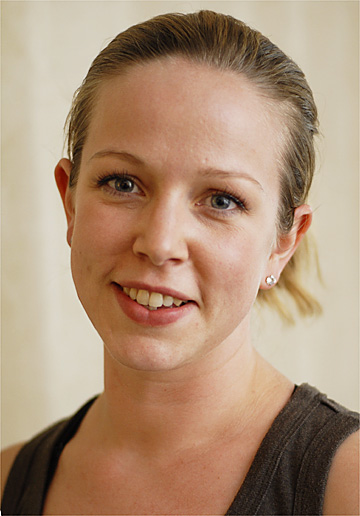
#> input picture Week 8/face.jpg, 360 x 516 px
$ python Page_34_Example.py
#> lines starting #> are read from the running program, lines starting #| are printed output that depends on the picture; after the words box and inside, x2 and y2 are one past the last pixel; in counts of white or black regions, pixels touching at a corner belong together
import cv2
import numpy as np

I = cv2.imread("face.jpg")
#> I is the input picture: shape (516, 360, 3); mean B, G, R 118.5, 143.6, 172.9
T = cv2.imread("groundTruth.png",0)
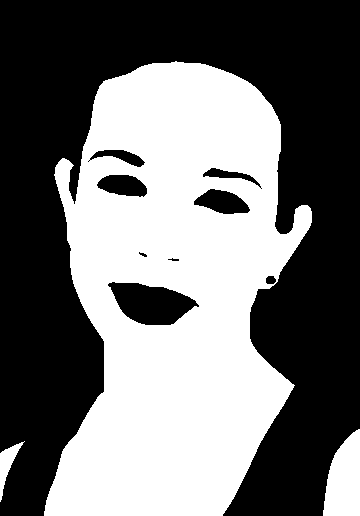
#> input picture Week 8/groundTruth.png, 360 x 516 px
#> T: shape (516, 360); 44.6% white; 3 white regions, box (x1, y1, x2, y2) and area: (44, 61, 312, 516) 79900, (323, 429, 360, 516) 2401, (0, 441, 25, 502) 491

YUV= cv2.cvtColor(I, cv2.COLOR_RGB2YCR_CB);
#> YUV: shape (516, 360, 3); mean of channels 0, 1, 2 139.5, 113, 146.8

U=YUV[:,:,1]
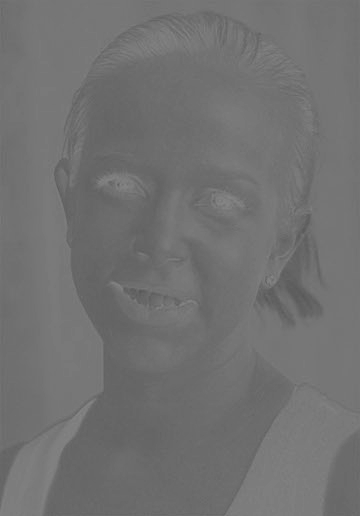
#> U: shape (516, 360); min 87, max 135, mean 113
V=YUV[:,:,2]
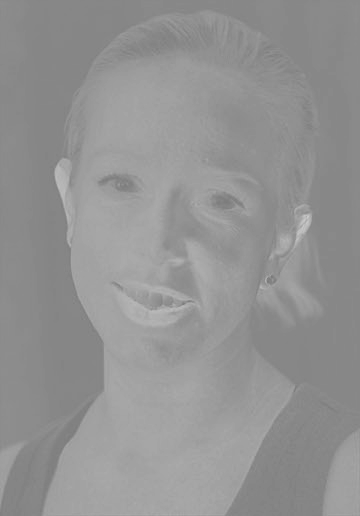
#> V: shape (516, 360); min 121, max 201, mean 146.8
R=I[:,:,2]
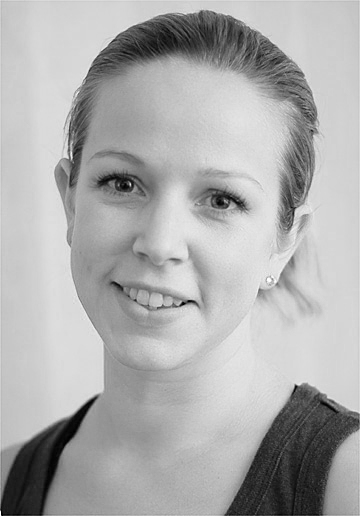
#> R: shape (516, 360); min 0, max 255, mean 172.9
G=I[:,:,1]
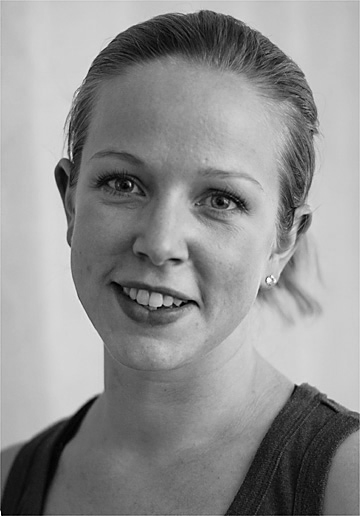
#> G: shape (516, 360); min 0, max 255, mean 143.6
B=I[:,:,0]
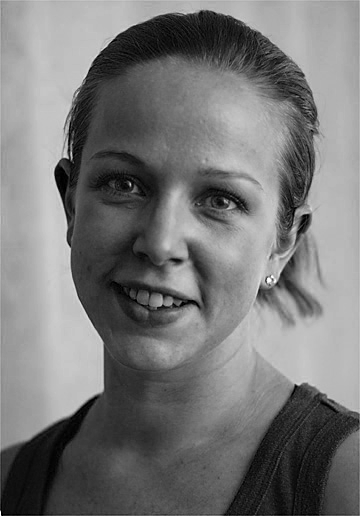
#> B: shape (516, 360); min 0, max 255, mean 118.5

rows,cols,planes=I.shape
#> rows = 516; cols = 360; planes = 3

# Al-Tairi et al.
skin=np.zeros([rows,cols],dtype=np.uint8)
ind=(80 < U)	& (U < 130) &	(136 < V)	& (V <= 200) & (V > U) & (R > 80) & (G > 30)	 & (B>15) & (abs(R-G) >	15)
#> ind: shape (516, 360) bool; 54.1% white; 174 black regions (151 under 20 px), largest, box (x1, y1, x2, y2) and area: (0, 0, 360, 516) 82109, (96, 173, 150, 196) 547, (208, 188, 245, 209) 429
skin[ind]=255

cv2.imshow('Image',I)
cv2.imshow('Ground Truth',T)
cv2.imshow('AL-Tairi',skin)


tpInd = (skin	==	255) &	(T	==	255)
#> tpInd: shape (516, 360) bool; 44.2% white; 14 white regions (11 under 20 px), largest, box (x1, y1, x2, y2) and area: (44, 61, 312, 516) 79226, (323, 429, 360, 516) 2401, (0, 441, 25, 502) 490
tnInd = (skin	==	0)	 &	(T	==	0)
#> tnInd: shape (516, 360) bool; 45.5% white; 143 white regions (123 under 20 px), largest, box (x1, y1, x2, y2) and area: (0, 0, 360, 516) 81810, (97, 175, 146, 196) 466, (208, 189, 245, 209) 417
fpInd = (skin	==	255) &	(T	==	0)
#> fpInd: shape (516, 360) bool; 9.9% white; 266 white regions (249 under 20 px), largest, box (x1, y1, x2, y2) and area: (64, 10, 320, 234) 10574, (252, 233, 324, 328) 2612, (108, 283, 198, 325) 2259
fnInd = (skin	==	0)	 &	(T	==	255)
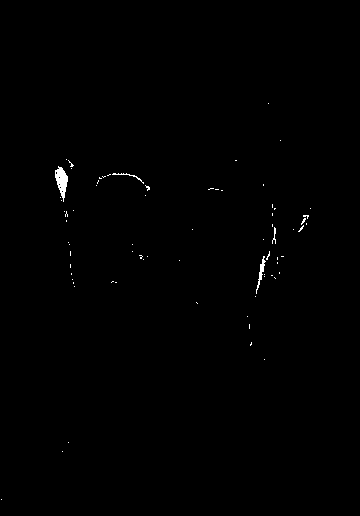
#> fnInd: shape (516, 360) bool; 0.35% white; 73 white regions (69 under 20 px), largest, box (x1, y1, x2, y2) and area: (55, 166, 68, 202) 254, (256, 256, 266, 294) 101, (112, 173, 144, 184) 49, (272, 227, 276, 244) 30


#part 2 next page
tpImage =	np.zeros([rows, cols],dtype=np.uint8)
tpImage[tpInd] =	255

tnImage = np.zeros([rows, cols],dtype=np.uint8)
tnImage[tnInd] =	255

fpImage = np.zeros([rows, cols],dtype=np.uint8)
fpImage[fpInd] = 255

fnImage	=	np.zeros([rows, cols],dtype=np.uint8)
fnImage[fnInd]	=	255

cv2.imshow('true	positives',tpImage)
cv2.imshow('true	negatives',tnImage)
cv2.imshow('false	positives',fpImage)
cv2.imshow('false	negatives',fnImage)

tp	= len(tpInd)
#> tp = 516
tn	= len(tnInd)
#> tn = 516
fp	= len(fpInd)
#> fp = 516
fn	= len(fnInd)
#> fn = 516

#	Compute	measures
accuracy =	(tp	 + tn)/ (tp	 + tn + fp	+ fn)
#> accuracy = 0.5
sens =	tp/	(tp	 + fn)
#> sens = 0.5
spec =	tn/	(tn	 + fp)
#> spec = 0.5
print('Accuracy	=	' + str(accuracy) + ',	sensitivity	=	' + str(sens) + ',	specificity	=	' +	str(spec))
#| Accuracy	=	0.5,	sensitivity	=	0.5,	specificity	=	0.5

cv2.waitKey(0)
cv2.destroyAllWindows()
